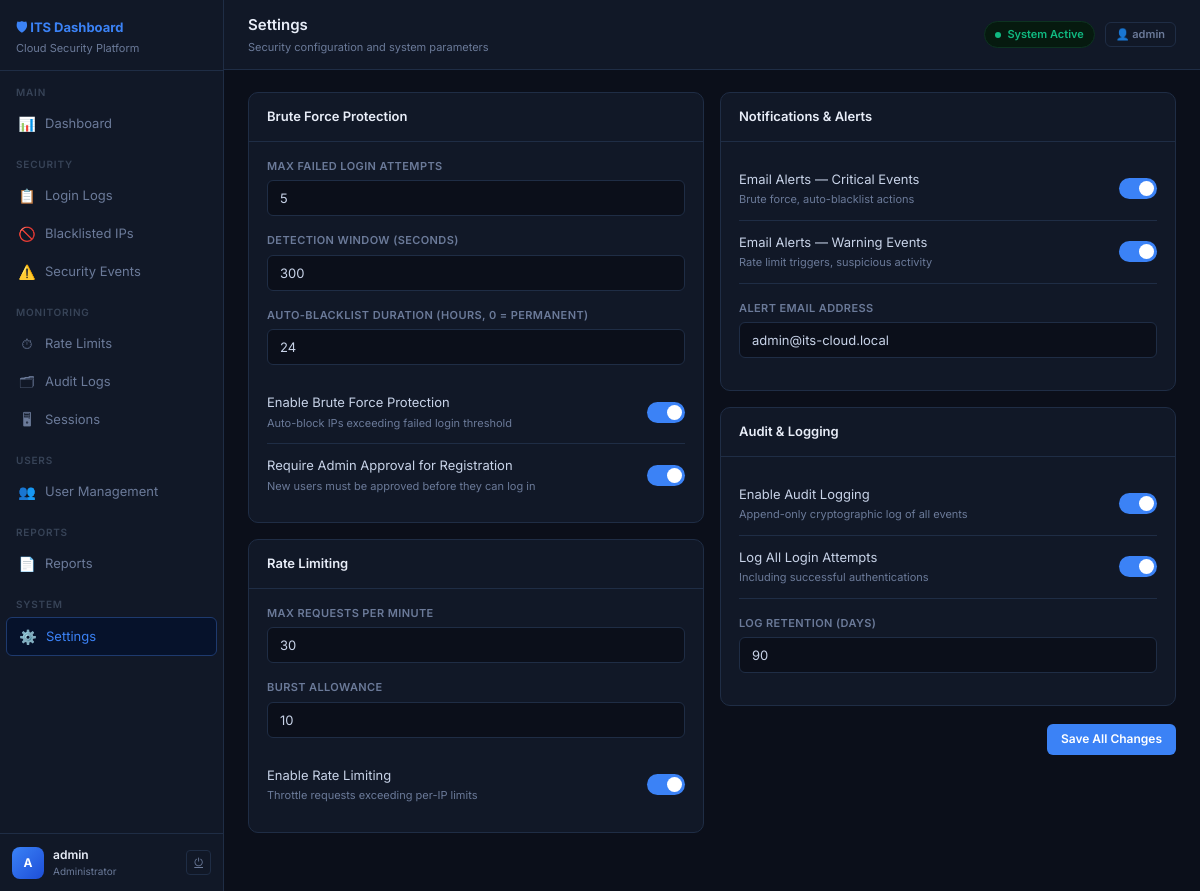
Page /settings/ (signed in) on the committed database.
### dashboard/models.py (models this page shows, shortened)
class UserProfile(models.Model):
    ROLE_CHOICES = [
        ('ADMIN',    'Administrator'),
        ('ANALYST',  'Security Analyst'),
        ('VIEWER',   'Viewer'),
    ]
    STATUS_CHOICES = [
        ('PENDING',   'Pending Approval'),
        ('ACTIVE',    'Active'),
        ('SUSPENDED', 'Suspended'),
        ('REJECTED',  'Rejected'),
    ]
    user          = models.OneToOneField(User, on_delete=models.CASCADE, related_name='profile')
    role          = models.CharField(max_length=10, choices=ROLE_CHOICES, default='VIEWER')
    status        = models.CharField(max_length=10, choices=STATUS_CHOICES, default='PENDING')
    phone         = models.CharField(max_length=20, blank=True)
    department    = models.CharField(max_length=100, blank=True)
    bio           = models.TextField(blank=True)
    avatar_initials = models.CharField(max_length=2, blank=True)
    registered_at = models.DateTimeField(default=timezone.now)
    approved_at   = models.DateTimeField(null=True, blank=True)
    approved_by   = models.ForeignKey(User, null=True, blank=True, on_delete=models.SET_NULL, related_name='approvals')
    last_seen     = models.DateTimeField(null=True, blank=True)
    known_ips     = models.TextField(blank=True, help_text="Comma-separated list of known IPs")
    class Meta:
        ordering = ['-registered_at']

class SystemSetting(models.Model):
    key        = models.CharField(max_length=100, unique=True)
    value      = models.TextField()
    updated_at = models.DateTimeField(auto_now=True)
    @classmethod
    def get(cls, key, default=''):
        try:
            return cls.objects.get(key=key).value
        except cls.DoesNotExist:
            return default

### dashboard/views.py (the view)
# urls.py: path('settings/',            views.settings_view,     name='settings'),
@login_required
@admin_required
def settings_view(request):
    s = {
        'max_failed_attempts':     SystemSetting.get('max_failed_attempts',5),
        'detection_window':        SystemSetting.get('detection_window_seconds',300),
        'blacklist_duration_hours':SystemSetting.get('blacklist_duration_hours',24),
        'rate_limit_rpm':          SystemSetting.get('rate_limit_rpm',30),
        'burst_allowance':         SystemSetting.get('burst_allowance',10),
        'alert_email':             SystemSetting.get('alert_email','admin@its-cloud.local'),
        'log_retention_days':      SystemSetting.get('log_retention_days',90),
        'brute_force_enabled':     SystemSetting.get('brute_force_enabled','true'),
        'rate_limit_enabled':      SystemSetting.get('rate_limit_enabled','true'),
        'email_critical':          SystemSetting.get('email_critical','true'),
        'email_warning':           SystemSetting.get('email_warning','true'),
        'audit_enabled':           SystemSetting.get('audit_enabled','true'),
        'log_all_logins':          SystemSetting.get('log_all_logins','true'),
        'require_approval':        SystemSetting.get('require_approval','true'),
    }
    return render(request, 'dashboard/settings.html', {'page':'settings','s':s})

### dashboard/views.py (called while the page is built)
def ensure_profile(user):
    profile, created = UserProfile.objects.get_or_create(user=user)
    if created:
        profile.role   = 'ADMIN' if user.is_superuser else 'VIEWER'
        profile.status = 'ACTIVE'
        profile.save()
    return profile

def admin_required(view_func):
    @wraps(view_func)
    def wrapper(request, *args, **kwargs):
        if not request.user.is_authenticated:
            return redirect('login')
        profile = ensure_profile(request.user)
        if profile.role != 'ADMIN' and not request.user.is_superuser:
            return render(request, 'dashboard/403.html', status=403)
        return view_func(request, *args, **kwargs)
    return wrapper

### dashboard/templates/dashboard/settings.html (shortened to what this page needs)
{% extends 'dashboard/base.html' %}
{% block topbar_title %}Settings{% endblock %}
{% block topbar_sub %}Security configuration and system parameters{% endblock %}
{% block content %}
<form method="post" action="{% url 'settings_save' %}">
<div class="two-col">
  <div>
    <div class="card" style="margin-bottom:16px;">
      <div class="card-header"><span class="card-title">Brute Force Protection</span></div>
      <div class="card-body">
        <div class="form-group"><label class="form-label">Max Failed Login Attempts</label><input class="form-input" name="max_failed_attempts" type="number" value="{{ s.max_failed_attempts }}" min="1"></div>
        <div class="form-group"><label class="form-label">Detection Window (seconds)</label><input class="form-input" name="detection_window_seconds" type="number" value="{{ s.detection_window }}" min="60"></div>
        <div class="form-group"><label class="form-label">Auto-Blacklist Duration (hours, 0 = permanent)</label><input class="form-input" name="blacklist_duration_hours" type="number" value="{{ s.blacklist_duration_hours }}" min="0"></div>
        <div class="toggle-row">
          <div><div class="toggle-label">Enable Brute Force Protection</div><div class="toggle-sub">Auto-block IPs exceeding failed login threshold</div></div>
          <label class="toggle-switch"><input type="checkbox" name="brute_force_enabled" {% if s.brute_force_enabled == 'true' %}checked{% endif %}><div class="toggle-track"></div></label>
        </div>
        <div class="toggle-row">
          <div><div class="toggle-label">Require Admin Approval for Registration</div><div class="toggle-sub">New users must be approved before they can log in</div></div>
          <label class="toggle-switch"><input type="checkbox" name="require_approval" {% if s.require_approval == 'true' %}checked{% endif %}><div class="toggle-track"></div></label>
        </div>
      </div>
    </div>
    <div class="card">
      <div class="card-header"><span class="card-title">Rate Limiting</span></div>
      <div class="card-body">
        <div class="form-group"><label class="form-label">Max Requests Per Minute</label><input class="form-input" name="rate_limit_rpm" type="number" value="{{ s.rate_limit_rpm }}" min="1"></div>
        <div class="form-group"><label class="form-label">Burst Allowance</label><input class="form-input" name="burst_allowance" type="number" value="{{ s.burst_allowance }}" min="0"></div>
        <div class="toggle-row">
          <div><div class="toggle-label">Enable Rate Limiting</div><div class="toggle-sub">Throttle requests exceeding per-IP limits</div></div>
          <label class="toggle-switch"><input type="checkbox" name="rate_limit_enabled" {% if s.rate_limit_enabled == 'true' %}checked{% endif %}><div class="toggle-track"></div></label>
        </div>
      </div>
    </div>
  </div>
  <div>
    <div class="card" style="margin-bottom:16px;">
      <div class="card-header"><span class="card-title">Notifications & Alerts</span></div>
      <div class="card-body">
        <div class="toggle-row">
          <div><div class="toggle-label">Email Alerts — Critical Events</div><div class="toggle-sub">Brute force, auto-blacklist actions</div></div>
          <label class="toggle-switch"><input type="checkbox" name="email_critical" {% if s.email_critical == 'true' %}checked{% endif %}><div class="toggle-track"></div></label>
        </div>
        <div class="toggle-row">
          <div><div class="toggle-label">Email Alerts — Warning Events</div><div class="toggle-sub">Rate limit triggers, suspicious activity</div></div>
          <label class="toggle-switch"><input type="checkbox" name="email_warning" {% if s.email_warning == 'true' %}checked{% endif %}><div class="toggle-track"></div></label>
        </div>
        <div class="form-group" style="margin-top:16px;"><label class="form-label">Alert Email Address</label><input class="form-input" name="alert_email" type="email" value="{{ s.alert_email }}"></div>
      </div>
    </div>
    <div class="card">
      <div class="card-header"><span class="card-title">Audit & Logging</span></div>
      <div class="card-body">
        <div class="toggle-row">
          <div><div class="toggle-label">Enable Audit Logging</div><div class="toggle-sub">Append-only cryptographic log of all events</div></div>
          <label class="toggle-switch"><input type="checkbox" name="audit_enabled" {% if s.audit_enabled == 'true' %}checked{% endif %}><div class="toggle-track"></div></label>
        </div>
        <div class="toggle-row">
          <div><div class="toggle-label">Log All Login Attempts</div><div class="toggle-sub">Including successful authentications</div></div>
          <label class="toggle-switch"><input type="checkbox" name="log_all_logins" {% if s.log_all_logins == 'true' %}checked{% endif %}><div class="toggle-track"></div></label>
        </div>
        <div class="form-group" style="margin-top:16px;"><label class="form-label">Log Retention (days)</label><input class="form-input" name="log_retention_days" type="number" value="{{ s.log_retention_days }}" min="1"></div>
      </div>
    </div>
    <div style="margin-top:16px;text-align:right;">
      <button class="btn btn-primary" type="submit">Save All Changes</button>
    </div>
  </div>
</div>
</form>
{% endblock %}

### dashboard/templates/dashboard/base.html (shortened to what this page needs)
<!DOCTYPE html>
<html lang="en">
<head>
</head>
<body>
<div id="app">
  <nav id="sidebar">
    <div class="sb-brand">
      <div class="sb-brand-name">🛡 ITS Dashboard</div>
      <div class="sb-brand-sub">Cloud Security Platform</div>
    </div>
    <div style="overflow-y:auto;flex:1;">
      <div class="nav-sec">Main</div>
      <a class="nav-item {% if page == 'dashboard' %}active{% endif %}" href="{% url 'dashboard' %}"><span class="nav-icon">📊</span><span>Dashboard</span></a>
      <div class="nav-sec">Security</div>
      <a class="nav-item {% if page == 'login_logs' %}active{% endif %}" href="{% url 'login_logs' %}"><span class="nav-icon">📋</span><span>Login Logs</span></a>
      <a class="nav-item {% if page == 'blacklist' %}active{% endif %}" href="{% url 'blacklist' %}"><span class="nav-icon">🚫</span><span>Blacklisted IPs</span></a>
      <a class="nav-item {% if page == 'events' %}active{% endif %}" href="{% url 'events' %}"><span class="nav-icon">⚠️</span><span>Security Events</span></a>
      <div class="nav-sec">Monitoring</div>
      <a class="nav-item {% if page == 'rate_limits' %}active{% endif %}" href="{% url 'rate_limits' %}"><span class="nav-icon">⏱</span><span>Rate Limits</span></a>
      <a class="nav-item {% if page == 'audit' %}active{% endif %}" href="{% url 'audit_logs' %}"><span class="nav-icon">🗂</span><span>Audit Logs</span></a>
      <a class="nav-item {% if page == 'sessions' %}active{% endif %}" href="{% url 'sessions' %}"><span class="nav-icon">🖥</span><span>Sessions</span></a>
      <div class="nav-sec">Users</div>
      <a class="nav-item {% if page == 'users' %}active{% endif %}" href="{% url 'user_list' %}">
        <span class="nav-icon">👥</span><span>User Management</span>
      </a>
      <div class="nav-sec">Reports</div>
      <a class="nav-item {% if page == 'reports' %}active{% endif %}" href="{% url 'reports' %}"><span class="nav-icon">📄</span><span>Reports</span></a>
      <div class="nav-sec">System</div>
      <a class="nav-item {% if page == 'settings' %}active{% endif %}" href="{% url 'settings' %}"><span class="nav-icon">⚙️</span><span>Settings</span></a>
    </div>
    <div class="sb-footer">
      <div class="admin-row">
        <div class="admin-av">{{ request.user.username|first|upper }}</div>
        <div style="min-width:0;">
          <div class="admin-name">{{ request.user.get_full_name|default:request.user.username }}</div>
          <div class="admin-role">{{ request.user.profile.get_role_display|default:"Admin" }}</div>
        </div>
        <a href="{% url 'logout' %}" class="logout-btn" title="Sign out">⏻</a>
      </div>
    </div>
  </nav>
  <div id="main">
    <div class="topbar">
      <div>
        <div class="topbar-title">{% block topbar_title %}Dashboard{% endblock %}</div>
        <div class="topbar-sub">{% block topbar_sub %}{% endblock %}</div>
      </div>
      <div class="topbar-right">
        <div class="status-pill"><div class="status-dot"></div>System Active</div>
        <a href="{% url 'profile' %}" class="btn btn-ghost btn-sm" title="My Profile">👤 {{ request.user.username }}</a>
      </div>
    </div>
    <div class="content" id="main-content">
      {% block content %}{% endblock %}
    </div>
  </div>
</div>
</body>
</html>

### rows in the picture
SystemSetting: detection_window_seconds "300"
SystemSetting: blacklist_duration_hours "24"
SystemSetting: rate_limit_rpm "30"
SystemSetting: burst_allowance "10"
SystemSetting: alert_email "admin@its-cloud.local"
SystemSetting: log_retention_days "90"

### other values in the picture
{{ request.user.username|first|upper }} "A"
{{ request.user.get_full_name|default:request.user.username }} "admin"
{{ request.user.profile.get_role_display|default:"Admin" }} "Administrator"
{{ request.user.username }} "admin"
